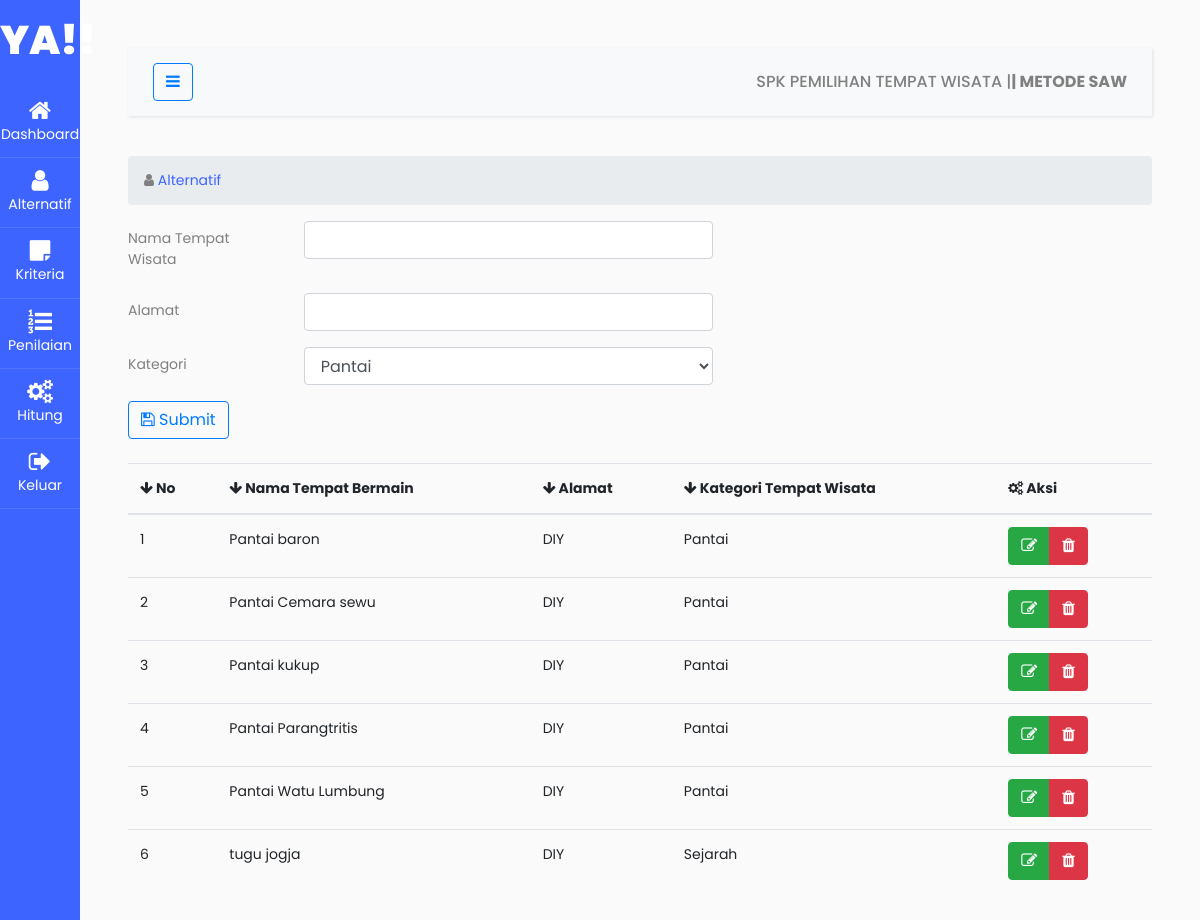
/ (signed in), run on the app's committed database.
### tables this page shows
CREATE TABLE `saw_wisata` (
  `nama` varchar(100) NOT NULL,
  `Alamat` varchar(100) NOT NULL,
  `kategori` varchar(100) NOT NULL
);

### index.php (the view, shortened to what this page needs)
<!doctype html>
<html lang="en">
<?php
include 'components/head.php';
?>
<body>
  <div class="wrapper d-flex align-items-stretch">
    <?php
    include 'components/sidebar.php';
    ?>
    <div id="content" class="p-4 p-md-5">
      <?php
      include 'components/navbar.php';
      ?>
      <section id="main-content">
        <section class="wrapper">
          <div class="row">
            <div class="col-lg-12">
              <ol class="breadcrumb">
                <li><i class="fa fa-user"></i><a href="index.php"> Alternatif</a></li>
              </ol>
            </div>
          </div>
          <?php
          include 'koneksi.php';
          ?>
          <form method="POST" action="">
            <div class="form-group row">
              <label class="col-sm-2 col-form-label">Nama Tempat Wisata</label>
              <div class="col-sm-5">
                <input type="text" class="form-control" name="nama">
              </div>
            </div>
            <div class="form-group row">
              <label class="col-sm-2 col-form-label">Alamat</label>
              <div class="col-sm-5">
                <input type="text" class="form-control" name="alamat">
              </div>
            </div>
            <div class="form-group row">
              <label class="col-sm-2 col-form-label">Kategori </label>
              <div class="col-sm-5">
                <select class="form-control" name="kategori">
                  <option>Pantai</option>
                </select>
              </div>
            </div>
            <div class="mb-4">
              <button type="submit" name="submit" class="btn btn-outline-primary"><i class="fa fa-save"></i> Submit</button>
            </div>
          </form>
          <table class="table">
            <thead>
              <tr>
                <th><i class="fa fa-arrow-down"></i> No</th>
                <th><i class="fa fa-arrow-down"></i> Nama Tempat Bermain</th>
                <th><i class="fa fa-arrow-down"></i> Alamat</th>
                <th><i class="fa fa-arrow-down"></i> Kategori Tempat Wisata</th>
                <th><i class="fa fa-cogs"></i> Aksi</th>
              </tr>
            </thead>
            <tbody>
              <?php
              $b = 0;
              $sql = "SELECT*FROM saw_wisata ORDER BY nama ASC";
              $hasil = $conn->query($sql);
              $rows = $hasil->num_rows;
              if ($rows > 0) {
                while ($row = $hasil->fetch_row()) {
              ?>
                  <tr>
                    <td><?php echo $b = $b + 1; ?></td>
                    <td><?= $row[0] ?></td>
                    <td><?= $row[1] ?></td>
                    <td><?= $row[2] ?></td>
                    <td>
                      <div class="btn-group">
                        <a class="btn btn-success" href="alt_ubah.php?nama=<?= $row[0] ?>"><i class="fa fa-edit"></i></a>
                        <a class="btn btn-danger" href="alt_hapus.php?nama=<?= $row[0] ?>"><i class="fa fa-trash"></i></a>
                      </div>
                    </td>
                  </tr>
              <?php }
              } else {
                echo "<tr>
                    <td>Data Tidak Ada</td>
                <tr>";
              } ?>
            </tbody>
          </table>
        </section>
      </section>
    </div>
  </div>
</body>
</html>

### components/head.php (shortened to what this page needs)
<head>
    <link rel="stylesheet" href="https://stackpath.bootstrapcdn.com/font-awesome/4.7.0/css/font-awesome.min.css">
    <link rel="stylesheet" href="css/style.css">
</head>

### components/sidebar.php
<nav id="sidebar" class="active">
    <h1><a href="index.php" class="logo">YA!!</a></h1>
    <ul class="list-unstyled components mb-5">
        <li>
            <a href="dashboard.php"><span class="fa fa-home"></span> Dashboard</a>
        </li>
        <li>
            <a href="index.php"><span class="fa fa-user"></span> Alternatif</a>
        </li>
        <li class="active">
            <a href="kriteria.php"><span class="fa fa-sticky-note"></span> Kriteria</a>
        </li>
        <li>
            <a href="penilaian.php"><span class="fa fa-list-ol"></span> Penilaian</a>
        </li>
        <li>
            <a href="hitung.php"><span class="fa fa-cogs"></span> Hitung</a>
        </li>
        <li>
            <a href="logout.php"><span class="fa fa-sign-out"></span> Keluar</a>
        </li>
    </ul>
</nav>

### components/navbar.php (shortened to what this page needs)
<nav class="navbar navbar-expand-lg navbar-light bg-light">
    <div class="container-fluid">
        <button type="button" id="sidebarCollapse" class="btn btn-outline-primary">
            <i class="fa fa-bars"></i>
        </button>
        <h6 class="nav"> SPK PEMILIHAN TEMPAT WISATA |<b>| METODE SAW</b></h6>
    </div>
</nav>

### data on the page
saw_wisata: nama "Pantai baron", Alamat "DIY", kategori "Pantai"
saw_wisata: b "2", nama "Pantai Cemara sewu", Alamat "DIY", kategori "Pantai"
saw_wisata: b "3", nama "Pantai kukup", Alamat "DIY", kategori "Pantai"
saw_wisata: b "4", nama "Pantai Parangtritis", Alamat "DIY", kategori "Pantai"
saw_wisata: b "5", nama "Pantai Watu Lumbung", Alamat "DIY", kategori "Pantai"
saw_wisata: b "6", nama "tugu jogja", Alamat "DIY", kategori "Sejarah"
